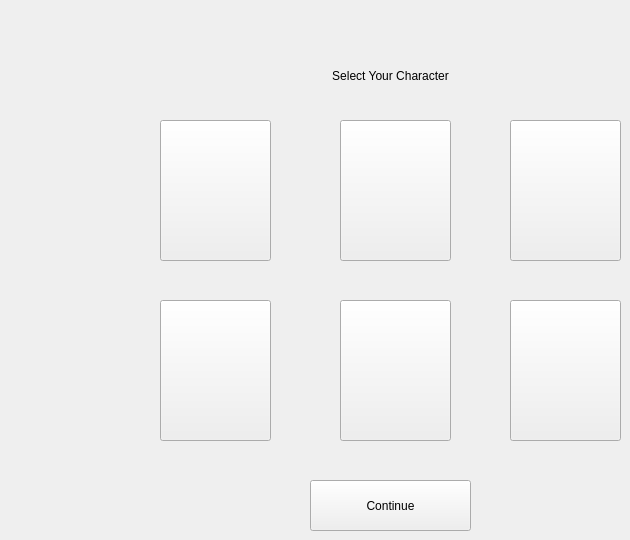
   <widget class="QWidget" name="characterSelection">
    <widget class="QLabel" name="characterSelectionLabel">
     <property name="geometry">
      <rect>
       <x>210</x>
       <y>40</y>
       <width>361</width>
       <height>71</height>
      </rect>
     </property>
     <property name="styleSheet">
      <string notr="true">font: 20pt &quot;MS Shell Dlg 2&quot;;</string>
     </property>
     <property name="text">
      <string>Select Your Character</string>
     </property>
     <property name="alignment">
      <set>Qt::AlignCenter</set>
     </property>
    </widget>
    <widget class="QPushButton" name="continueButton">
     <property name="geometry">
      <rect>
       <x>310</x>
       <y>480</y>
       <width>161</width>
       <height>51</height>
      </rect>
     </property>
     <property name="text">
      <string>Continue</string>
     </property>
    </widget>
    <widget class="QPushButton" name="scarlett">
     <property name="enabled">
      <bool>true</bool>
     </property>
     <property name="geometry">
      <rect>
       <x>160</x>
       <y>120</y>
       <width>111</width>
       <height>141</height>
      </rect>
     </property>
     <property name="autoFillBackground">
      <bool>false</bool>
     </property>
     <property name="text">
      <string/>
     </property>
     <property name="icon">
      <iconset>
       <normaloff>Clue-Less/scarlett.jpg</normaloff>Clue-Less/scarlett.jpg</iconset>
     </property>
     <property name="iconSize">
      <size>
       <width>125</width>
       <height>125</height>
      </size>
     </property>
     <property name="checkable">
      <bool>true</bool>
     </property>
     <property name="autoExclusive">
      <bool>true</bool>
     </property>
    </widget>
    <widget class="QPushButton" name="mustard">
     <property name="geometry">
      <rect>
       <x>340</x>
       <y>120</y>
       <width>111</width>
       <height>141</height>
      </rect>
     </property>
     <property name="text">
      <string/>
     </property>
     <property name="icon">
      <iconset>
       <normaloff>Clue-Less/mustard.jpg</normaloff>Clue-Less/mustard.jpg</iconset>
     </property>
     <property name="iconSize">
      <size>
       <width>125</width>
       <height>125</height>
      </size>
     </property>
     <property name="checkable">
      <bool>true</bool>
     </property>
     <property name="autoExclusive">
      <bool>true</bool>
     </property>
    </widget>
    <widget class="QPushButton" name="white">
     <property name="geometry">
      <rect>
       <x>510</x>
       <y>120</y>
       <width>111</width>
       <height>141</height>
      </rect>
     </property>
     <property name="text">
      <string/>
     </property>
     <property name="icon">
      <iconset>
       <normaloff>Clue-Less/white.jpg</normaloff>Clue-Less/white.jpg</iconset>
     </property>
     <property name="iconSize">
      <size>
       <width>125</width>
       <height>125</height>
      </size>
     </property>
     <property name="checkable">
      <bool>true</bool>
     </property>
     <property name="autoExclusive">
      <bool>true</bool>
     </property>
    </widget>
    <widget class="QPushButton" name="green">
     <property name="geometry">
      <rect>
       <x>160</x>
       <y>300</y>
       <width>111</width>
       <height>141</height>
      </rect>
     </property>
     <property name="text">
      <string/>
     </property>
     <property name="icon">
      <iconset>
       <normaloff>Clue-Less/green.jpg</normaloff>Clue-Less/green.jpg</iconset>
     </property>
     <property name="iconSize">
      <size>
       <width>125</width>
       <height>125</height>
      </size>
     </property>
     <property name="checkable">
      <bool>true</bool>
     </property>
     <property name="autoExclusive">
      <bool>true</bool>
     </property>
    </widget>
    <widget class="QPushButton" name="peacock">
     <property name="geometry">
      <rect>
       <x>340</x>
       <y>300</y>
       <width>111</width>
       <height>141</height>
      </rect>
     </property>
     <property name="text">
      <string/>
     </property>
     <property name="icon">
      <iconset>
       <normaloff>Clue-Less/peacock.jpg</normaloff>Clue-Less/peacock.jpg</iconset>
     </property>
     <property name="iconSize">
      <size>
       <width>125</width>
       <height>125</height>
      </size>
     </property>
     <property name="checkable">
      <bool>true</bool>
     </property>
     <property name="autoExclusive">
      <bool>true</bool>
     </property>
    </widget>
    <widget class="QPushButton" name="plum">
     <property name="geometry">
      <rect>
       <x>510</x>
       <y>300</y>
       <width>111</width>
       <height>141</height>
      </rect>
     </property>
     <property name="text">
      <string/>
     </property>
     <property name="icon">
      <iconset>
       <normaloff>Clue-Less/plum.jpg</normaloff>Clue-Less/plum.jpg</iconset>
     </property>
     <property name="iconSize">
      <size>
       <width>125</width>
       <height>125</height>
      </size>
     </property>
     <property name="checkable">
      <bool>true</bool>
     </property>
     <property name="autoExclusive">
      <bool>true</bool>
     </property>
    </widget>
   </widget>
